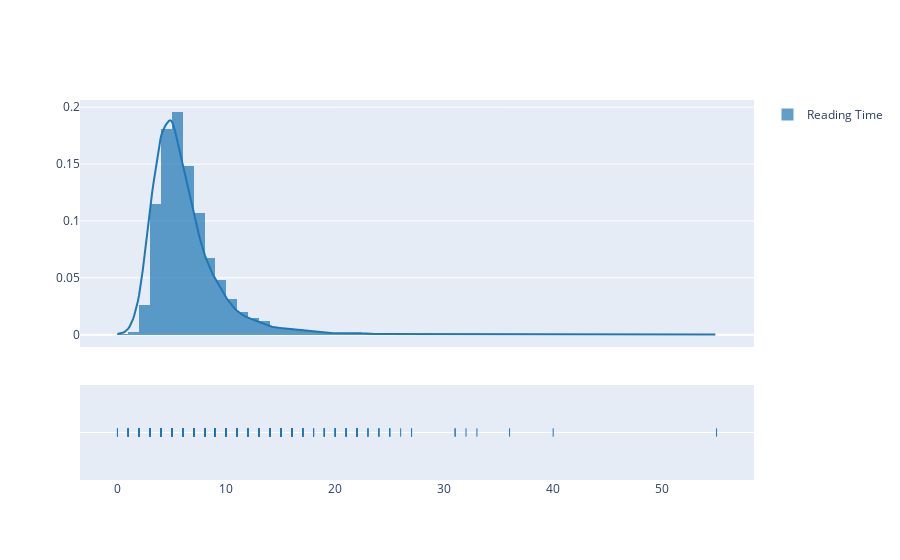

Source (notebook cell):
### Markdown cell above
## Getting Data

### Code cell
import statistics
import random

import pandas
import plotly.graph_objects as go
import plotly.figure_factory as ff

data_frame = pandas.read_csv("data.csv");
reading_time_data = list(data_frame["reading_time"])
reading_time_data_mean = statistics.mean(reading_time_data)

fig = ff.create_distplot([reading_time_data], ["Reading Time"])
fig.show()

population_mean = statistics.mean(reading_time_data)

print(f"Population Mean: {population_mean}")

### Figure 1 — Plotly figure (JSON) as saved in the notebook; plotly's stock layout.template omitted (floating-point values rounded to 4 significant figures; data arrays with more than 128 entries replaced by an {"elided": "..."} marker saying what was removed)
{"data": [{"autobinx": false, "histnorm": "probability density", "legendgroup": "Reading Time", "marker": {"color": "rgb(31, 119, 180)"}, "name": "Reading Time", "opacity": 0.7, "type": "histogram", "x": {"elided": "6508 int values"}, "xaxis": "x", "xbins": {"end": 55, "size": 1, "start": 0}, "yaxis": "y"}, {"legendgroup": "Reading Time", "marker": {"color": "rgb(31, 119, 180)"}, "mode": "lines", "name": "Reading Time", "showlegend": false, "type": "scatter", "x": {"elided": "500 float values"}, "xaxis": "x", "y": {"elided": "500 float values"}, "yaxis": "y"}, {"legendgroup": "Reading Time", "marker": {"color": "rgb(31, 119, 180)", "symbol": "line-ns-open"}, "mode": "markers", "name": "Reading Time", "showlegend": false, "type": "scatter", "x": {"elided": "6508 int values"}, "xaxis": "x", "y": {"elided": "6508 str values"}, "yaxis": "y2"}], "layout": {"barmode": "overlay", "hovermode": "closest", "legend": {"traceorder": "reversed"}, "xaxis": {"anchor": "y2", "domain": [0, 1], "zeroline": false}, "yaxis": {"anchor": "free", "domain": [0.35, 1], "position": 0}, "yaxis2": {"anchor": "x", "domain": [0, 0.25], "dtick": 1, "showticklabels": false}}}
